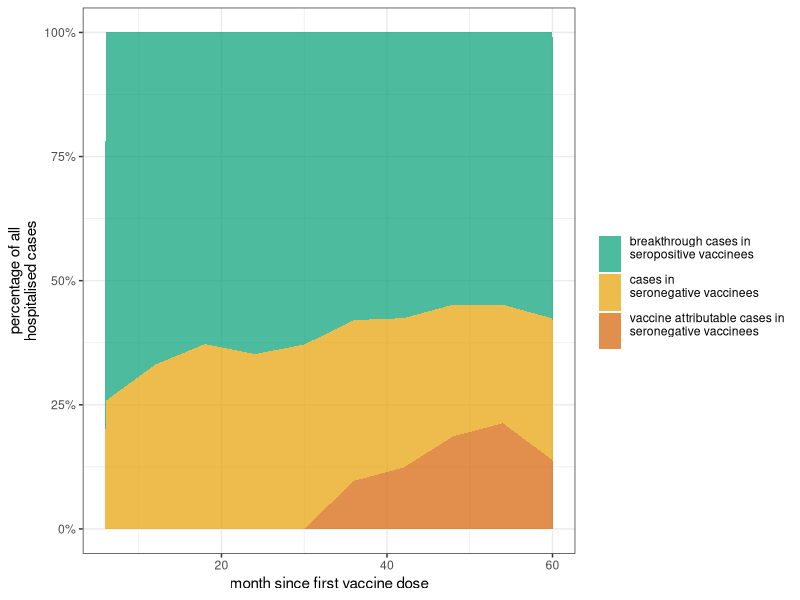
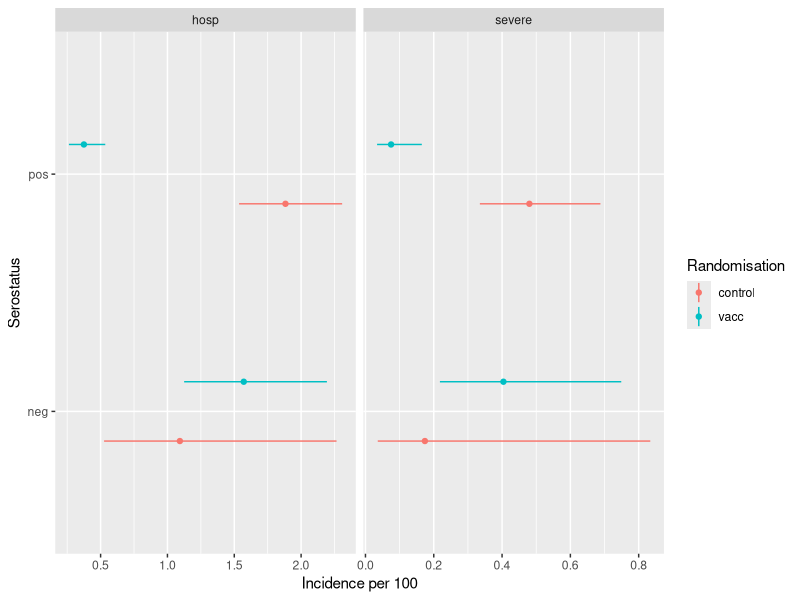
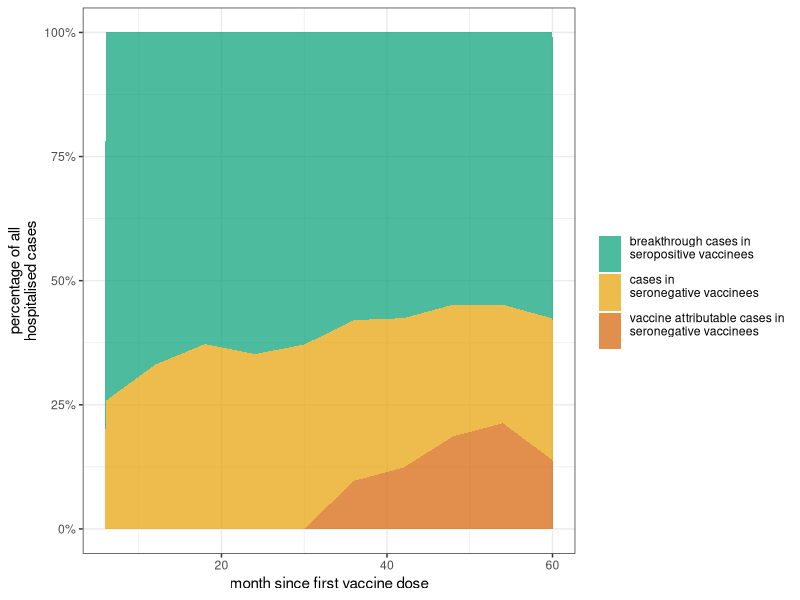

The R script that drew these images, in order:

# Expected relative proportion of breakthrough hospitalized dengue by serostatus in populations vaccinated with the CYD- tetravalent dengue vaccine in the Philippines
# written by Stefan Flasche using R version 3.5.3

# load packages
require(tidyverse)


# Data --------------------------------------------------------------------

# data: cumulative incidence over 5yrs observed in the trial and its stratification into 
#       seropositive and seronegative using PRNT50 with multiple imputation (in per 100). from Shridar Table S10
df <- tibble(no=1:8,
             randomisation = c("vacc","vacc","control","control","vacc","vacc","control","control"),
             serostatus = c("pos","neg","pos","neg","pos","neg","pos","neg"),
             outcome = c(rep("hosp",4),rep("severe",4)),
             incidence.ph.mid = c(.375,1.571,1.883,1.093,0.075,0.404,0.48,0.174),
             incidence.ph.lo = c(.263,1.125,1.536,.526,0.034,0.218,0.335,0.036),
             incidence.ph.hi = c(.535,2.193,2.307,2.265,0.165,0.749,0.688,0.834))

#seroprevalence Phil
sp=.85

# Cumulative proportion of 9-16y olds hospitalised with Dengue over time (0m - 60m). Digitalised from Sridhar Figure 3
df.time <- tibble(time = rep(c(0,6,12,18,24,30,36,42,48,54,60),4),
                  randomisation = c(rep("vacc",11*2),rep("control",11*2)),
                  serostatus = rep(c(rep("pos",11),rep("neg",11)),2),
                  incidence = c(0,0.031,0.051,0.061,0.113,0.153,0.184,0.235,0.276,0.307,0.368,
                                0,0.061,0.143,0.205,0.348,0.512,0.757,0.982,1.289,1.432,1.535,
                                0,0.143,0.307,0.573,0.982,1.125,1.350,1.514,1.678,1.739,1.862,
                                0,0.082,0.164,0.399,0.471,0.522,0.583,0.696,0.757,0.757,1.033),
                  No.at.Risk =c(1503,1490,1462,1453,1447,1434,1422,1403,1351,1284,1226,
                                375,374,368,366,364,361,358,350,339,322,311,
                                730,725,705,699,695,689,688,686,658,615,592,
                                207,207,201,199,199,195,194,192,185,174,167))
                  
# plot data
p.data <- df %>% ggplot(aes(x= serostatus, y = incidence.ph.mid, ymin = incidence.ph.lo, ymax = incidence.ph.hi,color=randomisation)) +
  geom_linerange(position=position_dodge(width = 0.5)) +
  geom_point(position=position_dodge(width = 0.5)) +
  facet_grid(.~outcome, scales = "free") +
  coord_flip() + ylab("incidence per 100") +
  labs(y = "Incidence per 100", x = "Serostatus", color = "Randomisation")
ggsave(filename = "Pics\\Fig_Data.tiff",p.data ,unit="cm", width = 14, height = 5, compression = "lzw", dpi = 300)


# analyses on cumulative 5y estimates

#increase in seroneg vaccinees
1.57/1.09
.404/.174#severe
#RR in seropo / seroneg controls
1.88/1.09
.48/.174#severe
#reduction in seropos vaccinees
1-0.375/1.88
1-.075/.48#severe

#cases averted in seropos vacc per 1 seroneg vacc case
sp*(1.88-.375) / ((1-sp)*(1.57-1.09))
sp*(.48-.075) / ((1-sp)*(.404-.174))#severe
# breakthrough among all hospitalised
sp*.375  / (sp*.375 + (1-sp)*1.57)
sp*.075  / (sp*.075 + (1-sp)*.404)#severe
#proportion of excess cases among the cases in seronegatives
1-1.09/1.57
1-.174/.404#severe

# proportion of cases averted through vacc
1 - (sp*.375+(1-sp)*1.57) / (sp*1.88+(1-sp)*1.09)
1 - (sp*.075+(1-sp)*.404) / (sp*.48+(1-sp)*.174)


#calculate  proportion of cases attributeable to seronegative vaccinees
  #proportion of excess cases among the cases in seronegatives by time
  excess.prop = 1 - subset(df.time, randomisation=="control" & serostatus=="neg")$incidence / subset(df.time, randomisation=="vacc" & serostatus=="neg")$incidence
  excess.prop = excess.prop * (excess.prop>0)
  
df.prop = tibble(serostatus = c("neg","pos"),
                 prop = c(0.15,.85))
data.time = df.time %>% merge(df.prop) %>% 
  mutate(cases = incidence*prop*830000/100) %>% 
  select(serostatus:randomisation, cases) %>%
  spread(serostatus, cases) %>%
  mutate(propSeroNeg = neg/(pos+neg)) %>%
  filter(randomisation=="vacc") %>%
  mutate(propVaccINduced = propSeroNeg * excess.prop) %>%
  mutate(propSeroNeg = propSeroNeg - propVaccINduced) %>%
  mutate(propSeroPos = 1-propSeroNeg-propVaccINduced) %>%
  gather(key = "key", value="prop", -(time:pos)) 
data.time$key = factor(data.time$key, levels = c("propSeroPos","propSeroNeg","propVaccINduced"))
data.time %>%
  ggplot(aes(x=time, y=prop, fill=key))+ 
  geom_area(alpha=.7) + 
  coord_cartesian(ylim=c(0,1)) + 
  scale_y_continuous(labels = scales::percent) +
  scale_fill_manual(values = c("#009E73","#E69F00","#D55E00"), name = "", labels = c("breakthrough cases in\nseropositive vaccinees\n", "cases in\nseronegative vaccinees\n", "vaccine attributable cases in\nseronegative vaccinees\n"))+
  theme_bw() +
  xlab("month since first vaccine dose") + ylab("percentage of all\nhospitalised cases")
ggsave(filename = "Pics\\Fig_PropCases.tiff",unit="cm", width = 17, height = 7, compression = "lzw", dpi = 300)
